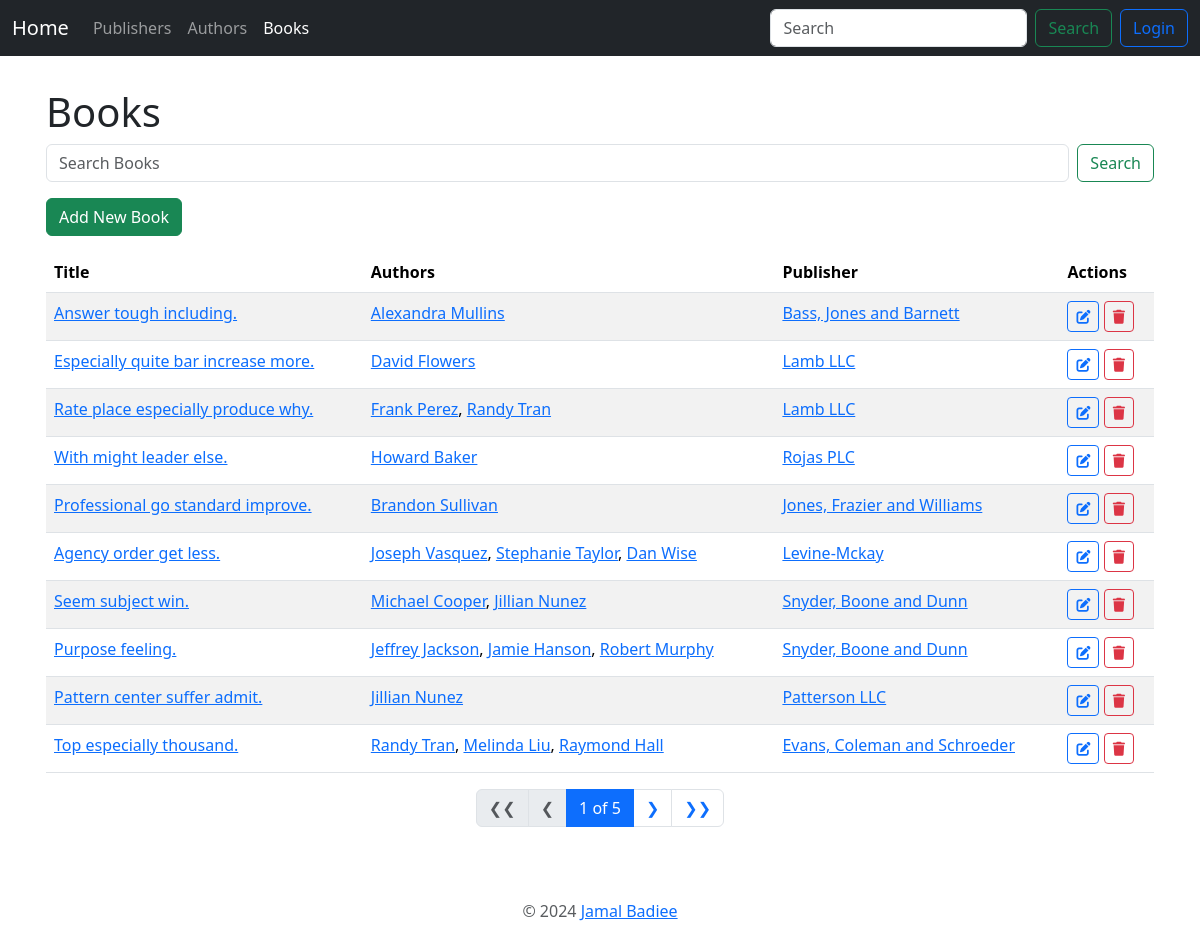
The page /books/ on the database its author committed.
### book_app/models.py (models this page shows, shortened)
class Book(models.Model):
    title = models.CharField(max_length=100)
    authors = models.ManyToManyField("Author")
    cover = models.ImageField(upload_to="book_covers", null=True, blank=True)
    publisher = models.ForeignKey(Publisher, on_delete=models.PROTECT)
    publication_date = models.DateField()
    class Meta:
        ordering = ["-id"]

class Author(models.Model):
    name = models.CharField(max_length=200)
    email = models.EmailField()
    headshot = models.ImageField(
        upload_to="author_headshots", null=True, blank=True)
    class Meta:
        ordering = ["-id"]

class Publisher(models.Model):
    name = models.CharField(max_length=30)
    address = models.CharField(max_length=100)
    city = models.CharField(max_length=100)
    state_province = models.CharField(max_length=100)
    country = models.CharField(max_length=50)
    website = models.URLField()
    class Meta:
        ordering = ["-id"]

### book_app/views.py (the view)
# urls.py: path('books/', BookListView.as_view(), name='book_list'),
class BookListView(ListView):
    model = Book
    context_object_name = "books"
    paginate_by = 10
    def get_context_data(self, **kwargs):
        context = super().get_context_data(**kwargs)
        context['nbar'] = "books"
        return context
    def get_queryset(self):
        queryset = super().get_queryset()
        query = self.request.GET.get('query')
        if query:
            queryset = queryset.filter(Q(title__icontains=query))
        return queryset

### book_app/templates/book_app/book_list.html (shortened to what this page needs)
{% extends 'book_app/base.html' %}
{% block content %}
<h1>Books</h1>
<form class="d-flex mb-3" role="search" action="{% url 'book_app:book_list' %}" method="get">
    <input class="form-control me-2" type="search" placeholder="Search Books" aria-label="Search" name="query"
        value="{{ request.GET.query }}">
    <button class="btn btn-outline-success" type="submit">Search</button>
</form>
<a href="{% url 'book_app:book_add' %}" class="btn btn-success mb-3">Add New Book</a>
<table class="table table-striped">
    <thead>
        <tr>
            <th scope="col">Title</th>
            <th scope="col" class="d-none d-md-table-cell">Authors</th>
            <th scope="col" class="d-none d-md-table-cell">Publisher</th>
            <th scope="col">Actions</th>
        </tr>
    </thead>
    <tbody>
        {% for book in books %}
        <tr>
            <td>
                <a href="{% url 'book_app:book_detail' book.pk %}">{{ book.title }}</a>
            </td>
            <td class="d-none d-md-table-cell">
                {% for author in book.authors.all %}
                <a href="{% url 'book_app:author_detail' author.pk %}">{{ author.name }}</a>{% if not forloop.last%}, {% endif %}
                {% endfor %}
            </td>
            <td class="d-none d-md-table-cell">
                <a href="{% url 'book_app:publisher_detail' book.publisher.pk %}">{{ book.publisher.name }}</a>
            </td>
            <td>
                <a href="{% url 'book_app:book_edit' book.pk %}" class="btn btn-sm btn-outline-primary">
                    <i class="fas fa-edit"></i>
                </a>
                <a href="{% url 'book_app:book_delete' book.pk %}" class="btn btn-sm btn-outline-danger">
                    <i class="fas fa-trash"></i>
                </a>
            </td>
        </tr>
        {% empty %}
        <tr>
            <td colspan="4">No books found.</td>
        </tr>
        {% endfor %}
    </tbody>
</table>
<nav>
    <ul class="pagination justify-content-center">
        {% if page_obj.has_previous %}
        <li class="page-item">
            <a class="page-link" href="?page=1">❮❮</a>
        </li>
        <li class="page-item">
            <a class="page-link" href="?page={{ page_obj.previous_page_number }}">❮</a>
        </li>
        {% else %}
        <li class="page-item disabled">
            <span class="page-link">❮❮</span>
        </li>
        <li class="page-item disabled">
            <span class="page-link">❮</span>
        </li>
        {% endif %}
        <li class="page-item active">
            <span class="page-link">
                {{ page_obj.number }} of {{ page_obj.paginator.num_pages }}
            </span>
        </li>
        {% if page_obj.has_next %}
        <li class="page-item">
            <a class="page-link" href="?page={{ page_obj.next_page_number }}">❯</a>
        </li>
        <li class="page-item">
            <a class="page-link" href="?page={{ page_obj.paginator.num_pages }}">❯❯</a>
        </li>
        {% endif %}
    </ul>
</nav>
{% endblock %}

### rows shown on the page
Book: title "Answer tough including.", publisher.name "Bass, Jones and Barnett"
Author: name "Alexandra Mullins"
Book: title "Especially quite bar increase more.", publisher.name "Lamb LLC"
Author: name "David Flowers"
Book: title "Rate place especially produce why.", publisher.name "Lamb LLC"
Author: name "Frank Perez"
Author: name "Randy Tran"
Book: title "With might leader else.", publisher.name "Rojas PLC"
Author: name "Howard Baker"
Book: title "Professional go standard improve.", publisher.name "Jones, Frazier and Williams"
Author: name "Brandon Sullivan"
Book: title "Agency order get less.", publisher.name "Levine-Mckay"
Author: name "Joseph Vasquez"
Author: name "Stephanie Taylor"
Author: name "Dan Wise"
Book: title "Seem subject win.", publisher.name "Snyder, Boone and Dunn"
Author: name "Michael Cooper"
Author: name "Jillian Nunez"
Book: title "Purpose feeling.", publisher.name "Snyder, Boone and Dunn"
Author: name "Jeffrey Jackson"
Author: name "Jamie Hanson"
Author: name "Robert Murphy"
Book: title "Pattern center suffer admit.", publisher.name "Patterson LLC"
Book: title "Top especially thousand.", publisher.name "Evans, Coleman and Schroeder"
Author: name "Melinda Liu"
Author: name "Raymond Hall"

### other values the page prints
{{ page_obj.number }} "1"
{{ page_obj.paginator.num_pages }} "5"
